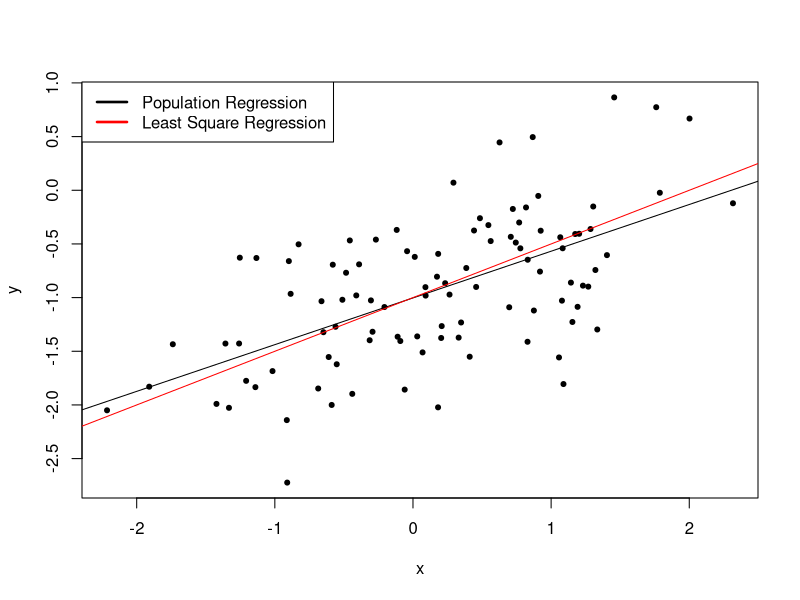
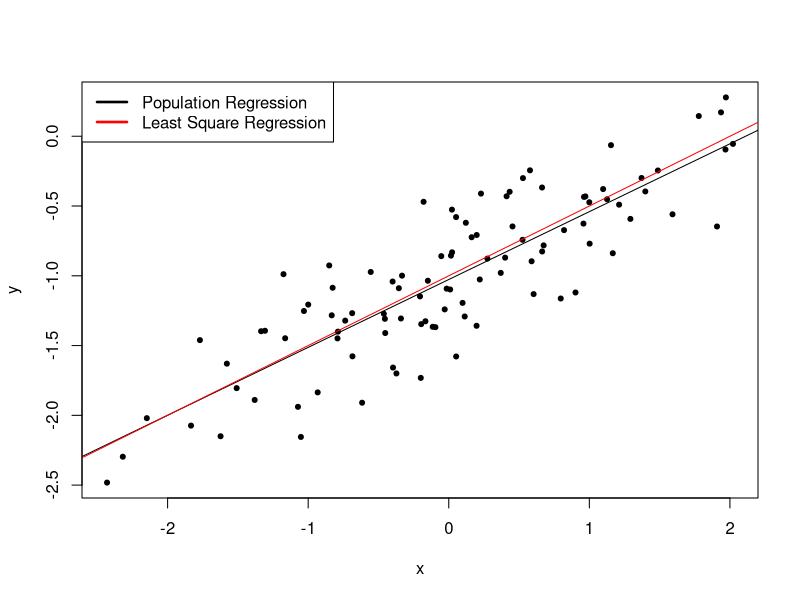
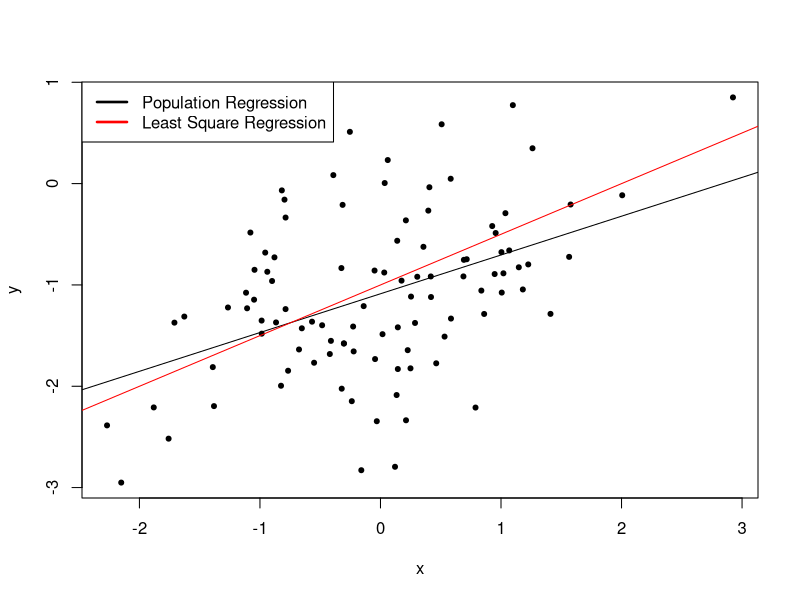
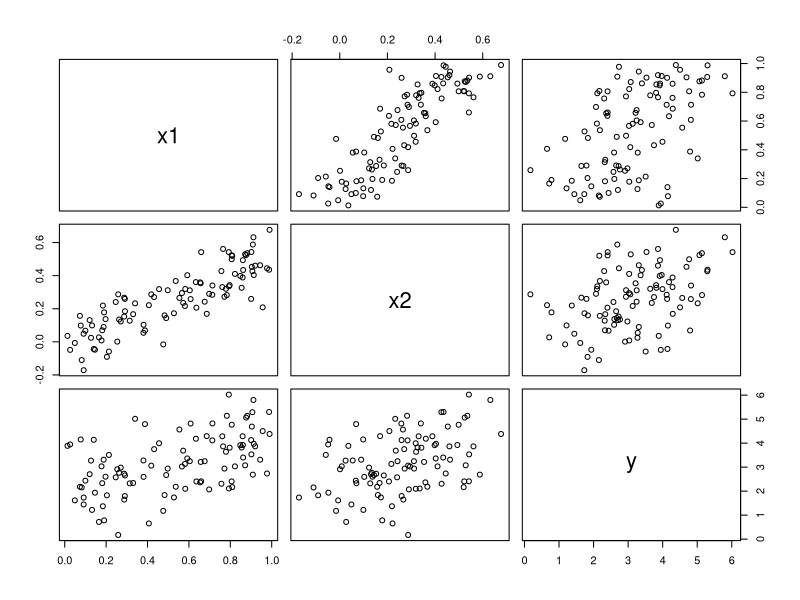
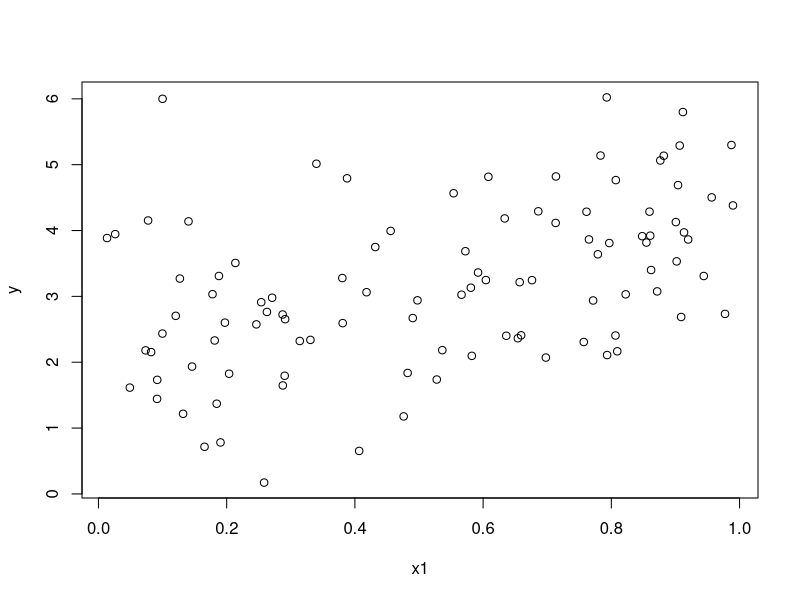
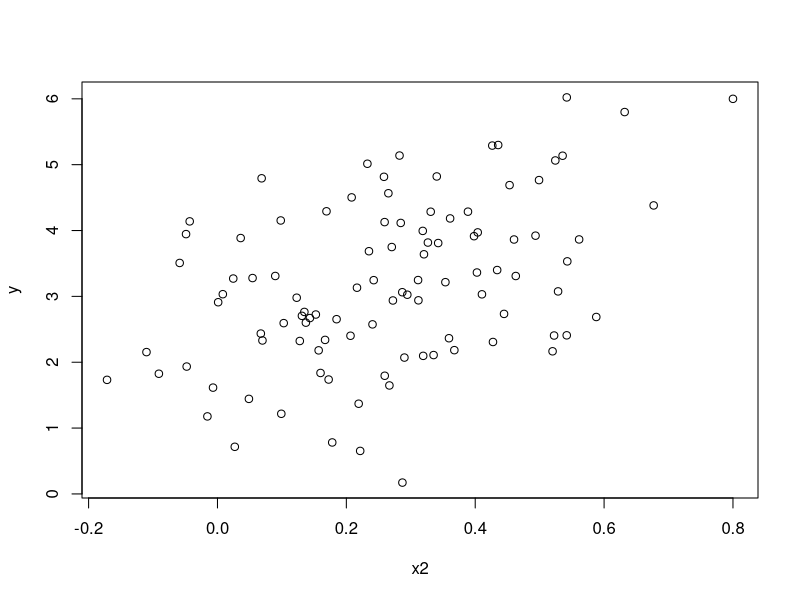
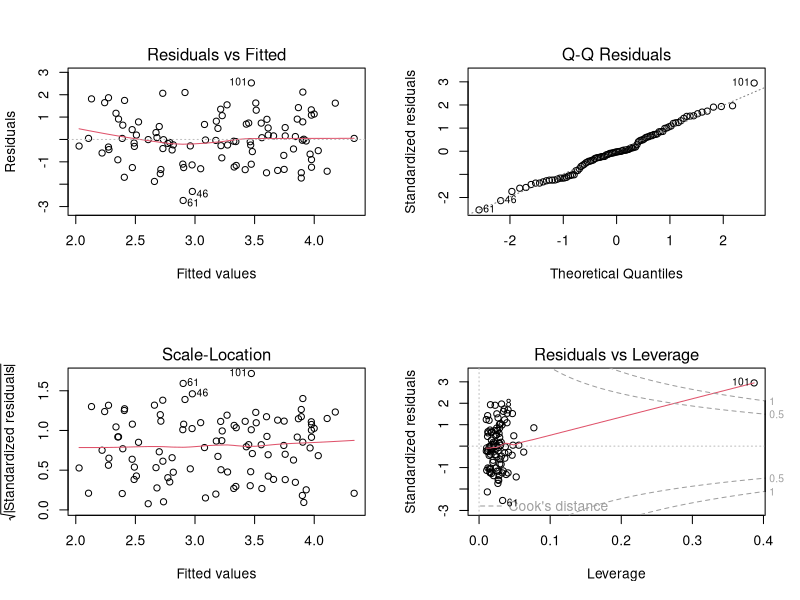
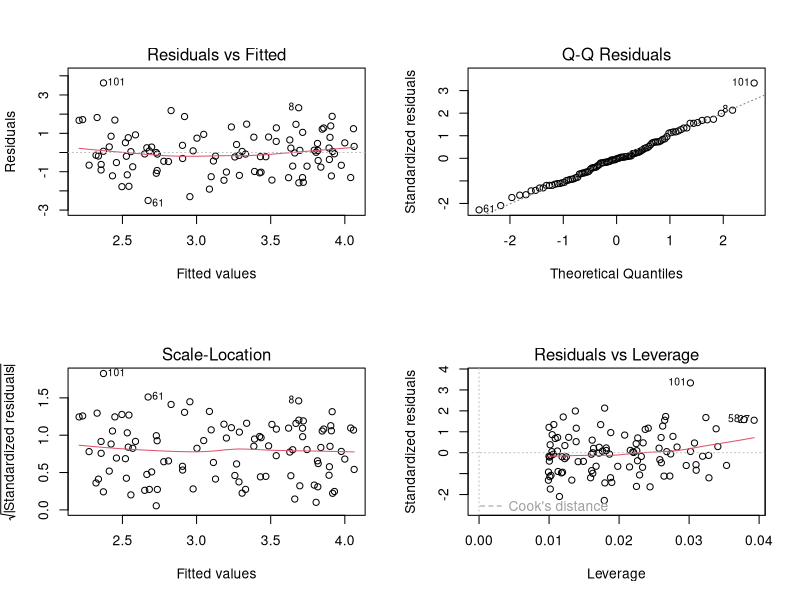

Write the R code that produced these figures, in order.
#####################
#### QUESTION 1 ####
#####################
require(MASS)

rm(list=ls())

#a.
set.seed(5072)

#b.
x <- rnorm(100,0,1)

#c.
eps <- rnorm(100,0,sqrt(0.25))

#c-a.
y <- -1 + 0.5*x + eps      #beta0 = -1, beta1 = 0.5

#d.
length(y)

#e.
#Population beta0 is -1, population beta1 is 0.5

#f.
plot(x,y,pch=20)

#g.
#x and y has a relatively strong positive relationship. as x increases, y tends to increase 
#correspondently; the degree of linearity is pretty high, and variability is minor.

#h.
reg.lm_1 <- lm(y ~ x)

#i.
reg.summary <- summary(reg.lm_1)
beta0_hat <- coef(reg.summary)[1,1]
beta1_hat <- coef(reg.summary)[2,1]
print(paste('Beta0-hat for the linear regression model is: ', beta0_hat, ', and beta0 is: -1.'))
print(paste('Beta1-hat for the linear regression model is: ', beta1_hat, ', and beta1 is: 0.5.'))

#j.
abline(reg.lm_1)

#k.
y_true <- -1 + 0.5*x
abline(lm(y_true ~ x), col = 'red')

#l.
legend('topleft', legend = c("Population Regression", "Least Square Regression"), lty=c(1,1),lwd=c(2.5,2.5), col=c('black','red'))

#m.
x_squared <- x^2
reg.poly <- lm(y ~ x + x_squared)

#n.
anova(reg.lm_1, reg.poly)
#Since p-value is greter than significance level alpha=0.05, which means there is no improvement.

#o.
x <- rnorm(100,0,1)
eps <- rnorm(100,0,sqrt(0.1))
y <- -1 + 0.5*x + eps      #beta0 = -1, beta1 = 0.5
length(y)
plot(x,y,pch=20)
#x and y has a very strong positive relationship. as x increases, y increases as well; 
# the degree of linearity is high, and variability is minor.
reg.lm_2 <- lm(y ~ x)
reg.summary <- summary(reg.lm_2)
beta0_hat <- coef(reg.summary)[1,1]
beta1_hat <- coef(reg.summary)[2,1]
print(paste('Beta0-hat for the linear regression model is: ', beta0_hat, ', and beta0 is: -1.'))
print(paste('Beta1-hat for the linear regression model is: ', beta1_hat, ', and beta1 is: 0.5.'))
abline(reg.lm_2)
y_true <- -1 + 0.5*x
abline(lm(y_true ~ x), col = 'red')
legend('topleft', legend = c("Population Regression", "Least Square Regression"), lty=c(1,1),lwd=c(2.5,2.5), col=c('black','red'))
print('By changing the variability of epsilon to a smaller number, we can see that the least square regression line is more close to the ture regression line.')

#p.
x <- rnorm(100,0,1)
eps <- rnorm(100,0,sqrt(0.5))
y <- -1 + 0.5*x + eps      #beta0 = -1, beta1 = 0.5
length(y)
plot(x,y,pch=20)
#x and y has a very strong positive relationship. as x increases, y increases as well; 
# the degree of linearity is high, and variability is minor.
reg.lm_3 <- lm(y ~ x)
reg.summary <- summary(reg.lm_3)
beta0_hat <- coef(reg.summary)[1,1]
beta1_hat <- coef(reg.summary)[2,1]
print(paste('Beta0-hat for the linear regression model is: ', beta0_hat, ', and beta0 is: -1.'))
print(paste('Beta1-hat for the linear regression model is: ', beta1_hat, ', and beta1 is: 0.5.'))
abline(reg.lm_3)
y_true <- -1 + 0.5*x
abline(lm(y_true ~ x), col = 'red')
legend('topleft', legend = c("Population Regression", "Least Square Regression"), lty=c(1,1),lwd=c(2.5,2.5), col=c('black','red'))
print('With a larger variance of epsilon, the least square line stayed further from the true regression line this time.')

#q.
#The least square line is closest to the true regression line when variance of epsilon is smallest, 
#and is farest to the true regerssion line when variance of epsilon is greatest.

#r.
confint(reg.lm_1, level = 0.95)
confint(reg.lm_2, level = 0.95)
confint(reg.lm_3, level = 0.95)

#s.
#The observation to the different confidence intervals are: Smaller epsilon variance, 
#tighter confidence interval; larger epsilon variance, wider confidence interval. 
#The reason being this is because as the epsilon variance increase, the standard error of coefficients 
#will also increase, thus making a wider confidence interval.


#####################
#### QUESTION 2 ####
#####################
rm(list=ls())

#a.
set.seed (5072)
x1=runif (100)
x2 = 0.5 * x1 + rnorm (100) /10
y= 2 + 2*x1 + 0.3*x2 + rnorm (100)

#b.
#Beta0 = 2, Beta1 = 2, and Beta2 = 0.3

#c.
variable_mtx <- matrix(c(x1, x2, y), nrow = 100, ncol = 3)
colnames(variable_mtx) <- c('x1', 'x2', 'y')
cor(variable_mtx)

#d.
pairs(variable_mtx)

#e.
#x1 and y has a moderate linear relationship, x2 and y shows a weak linear relationship. 
#But x1 and x2 shows a strong linear relationship.

#f.
lm.fit <- lm(y ~ x1 + x2)

#g.
summary(lm.fit)

#h.
#Both intercept and x1_hat are statistically significant, but x2_hat is statistically insignificant
#since its p-value is greater than 0.05.

#i.
#By using alpha = 0.05, we can reject the null hypothesis that x1 = 0, but we cannot reject the 
#null hypothesis that x2 = 0 because the p-value of x2 is greater than our level of significance.

#j.
lm.fit.justx1 <- lm(y ~ x1)
summary(lm.fit.justx1)

#k.
#We can reject the null hypothesis that x1 = 0 at a level of significance of 0.01, which is 
#greater than the p-value of x1.

#l.
lm.fit.justx2 <- lm(y ~ x2)
summary(lm.fit.justx2)

#m.
#We can reject the null hypothesis that x2 = 0 at a level of significance of 0.01, which is greater
#than the p-value of x2.

#n.
cor(x1,x2)
#Yes, the results obtained in j-m contradict the results from f-i because there is a collinearity between
#x1 and x2. As we can see that the correlation coefficient of x1 and x2 is 0.844, which indicates a
#strong relationship. Therefore, when both x1 and x2 are used in a multiple regression model, the variable
#that is a strong dependent of another variable will be insignificant. On the other hand, if we run two
#different simple linear regression by using two different variables one at each time, both variables
#would be significant since the influence of collinearity between two variables are gone.

#o.
x1=c(x1 , 0.1)
x2=c(x2 , 0.8)
y=c(y,6)

#p.
lm.fit_new <- lm(y ~ x1 + x2)
lm.fit.justx1_new <- lm(y ~ x1)
lm.fit.justx2_new <- lm(y ~ x2)

#q.
coef(summary(lm.fit))
coef(summary(lm.fit_new))
coef(summary(lm.fit.justx1))
coef(summary(lm.fit.justx1_new))
coef(summary(lm.fit.justx2))
coef(summary(lm.fit.justx2_new))
#By contrasting different model summaries for 3 different models, it is obvious that the newly 
#added point reduces the p-value for both x1 and x2.

#r
#By looking at the plots for both (x1,y) and (x2,y), we can see that (0.1, 6) is an outlier, and (0.8, 6)
#is a leverage point since the first one has unusual y value and the second one has unusual x value.
plot(x1, y)
plot(x2, y)
par(mfrow=c(2,2))
plot(lm.fit_new)
plot(lm.fit.justx1_new)
plot(lm.fit.justx2_new)
par(mfrow=c(1,1))


#####################
#### QUESTION 3 ####
#####################
rm(list=ls())

#a.
set.seed(5072)
my_data <- Boston
predictors_table <- data.frame()
for (i in 2:14) {
  
  lm.fit_ith <- lm(Boston$crim ~ Boston[, i])
  row_ith <- c(summary(lm.fit_ith)$fstatistic[1], anova(lm.fit_ith)$'Pr(>F)'[1], coef(summary(lm.fit_ith))[1,1], coef(summary(lm.fit_ith))[2,1])
  predictors_table <- rbind(predictors_table, row_ith)
  
}
colnames(predictors_table) <- c('F-Statistic', 'P-Value', 'Y-Intercept', 'Beta1-hat')
rownames(predictors_table) <- c('zn', 'indus', 'chas', 'nox', 'rm', 'age', 'dis', 
                                'rad', 'tax', 'ptratio', 'black', 'lstat', 'medv')
predictors_table

#b.
predictors_table[predictors_table$`P-Value` < 0.05,]

#c.
par(mfrow=c(3,4))
par(mar=c(2,2,2,2))
predictor_vec <- rownames(predictors_table[predictors_table$`P-Value` < 0.05,])
for (i in predictor_vec) {
  
  plot(Boston[i][,1], Boston$crim, main = i)
  abline(lm(Boston$crim ~ Boston[i][,1]), col='red')
  
}
par(mfrow=c(1,1))
par(mar=c(5.1, 4.1, 4.1, 2.1))

#d.
lm.fit.multiple <- lm(Boston$crim ~ Boston$zn + Boston$indus + Boston$chas + Boston$nox + Boston$rm + Boston$age + Boston$dis + Boston$rad + Boston$tax + Boston$ptratio + Boston$black + Boston$lstat + Boston$medv)

#e.
model_coef_info <- coef(summary(lm.fit.multiple))
model_coef_info[model_coef_info[,4]<0.05,]

#f.
plot(predictors_table$'Beta1-hat', model_coef_info[-1,1], pch = 16, xlab = 'Predictors Used in Univariate Models', ylab = 'Predictors in Multiple Regression Model')
#Which approach produces the most accurate reflection of the population parameters?
for(i in 2:14){
  
  x=anova(lm.fit.multiple, lm(Boston$crim ~ Boston[, i]))
  print(x$RSS)
  
}

#g.
poly_table <- data.frame()

for (i in 2:14) {
  
  x <- my_data[,i]
  x_sq <- x^2
  x_cub <- x^3
  lm.fit.simp_ith <- lm(my_data$crim ~ x)
  lm.fit.poly_ith <- lm(my_data$crim ~ x + x_sq + x_cub)
  row_ith <- data.frame()
  row_ith[1,1] <- names(my_data[i])
  row_ith[1,2] <- anova(lm.fit.simp_ith, lm.fit.poly_ith)$F[2]
  row_ith[1,3] <- anova(lm.fit.simp_ith, lm.fit.poly_ith)$'Pr(>F)'[2]
  poly_table <- rbind(poly_table, row_ith)
  
}
colnames(poly_table) <- c('predictor', 'fstat', 'pvalueofFstat')
poly_table <- na.omit(poly_table[order(-poly_table[,2]),])

#The following table contains the predictors whose p value indicates that there is a difference between
#the two models at the significance level of alpha=0.05, which means that each predictor has a non-linear
#relationship with the response variable except the variable 'black'.
poly_table[poly_table$pvalueofFstat<0.05,]